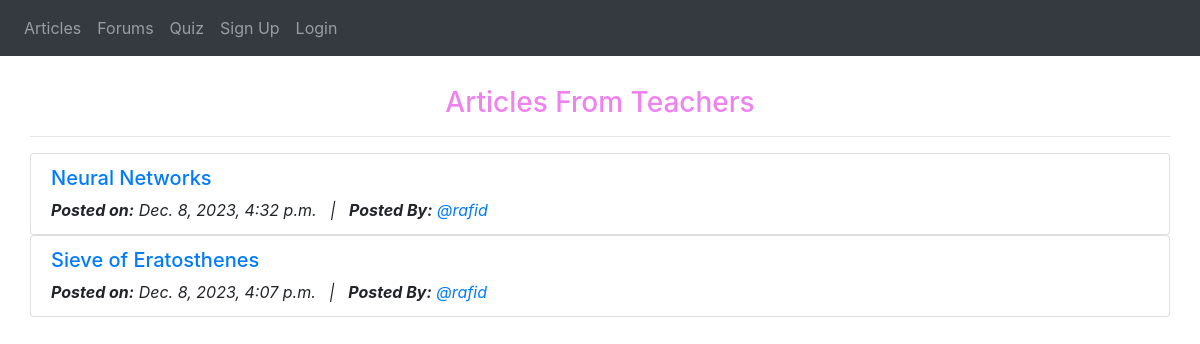
The page / on the database its author committed.
### App_Article/models.py (models this page shows, shortened)
class Article_post(models.Model):
    author = models.ForeignKey(User, on_delete=models.CASCADE, related_name='post_articles')
    description = models.TextField(blank=True)
    title = models.CharField(max_length=264,  blank= False)
    upload_date = models.DateTimeField(auto_now_add=True)
    update_date = models.DateTimeField(auto_now=True)
    category=models.CharField(
        max_length=30,
        choices= (('Data Structures', 'Data Structures'),
                 ('Mathematics', 'Mathematics'),
                 ('Information Technology', 'Information Technology'),
                 ('Programming Language', 'Programming Language'),
                 ('Software Development', 'Software Development'),
                 ('Algorithms', 'Algorithms'),
                 ('Artificial Intelligence', 'Artificial Intelligence'),
                 ('Neural Networks', 'Neural Networks'),
                 ('Others', 'Others'),
        )
    )
    class Meta:
        ordering = ('-upload_date',)

### App_Article/views.py (the view)
# urls.py: path('', views.ArticleList.as_view(), name='article_lists'),
class ArticleList(ListView):
    context_object_name = 'article_list'  # this 'blog' will be passed to html as dictionary
    model = Article_post
    template_name = 'App_Article/article_lists.html'

### templates/App_Article/article_lists.html (shortened to what this page needs)
{% extends 'navbar.html' %}
{% block body_block %}
<center><h3 style="color:violet">Articles From Teachers</h3></center>
<hr>
        {% for article in article_list %}
            <ul class="list-group">
                <li class="list-group-item">
                    <h5><a href="{% url 'App_Article:article_detail' pk=article.pk %}">{{ article.title }}<a/></h5>
                    <h8><i><strong>Posted on:</strong> {{ article.upload_date }}  &nbsp; | &nbsp;   </i></h8>
                    <h8><i><strong>Posted By:</strong> <a href="#">@{{article.author}} </i></a></h8>
                </li>
            </ul>
        {% endfor %}
{% endblock %}

### rows shown on the page
Article_post: title "Neural Networks", upload_date "Dec. 8, 2023, 4:32 p.m.", author "rafid"
Article_post: title "Sieve of Eratosthenes", upload_date "Dec. 8, 2023, 4:07 p.m.", author "rafid"
